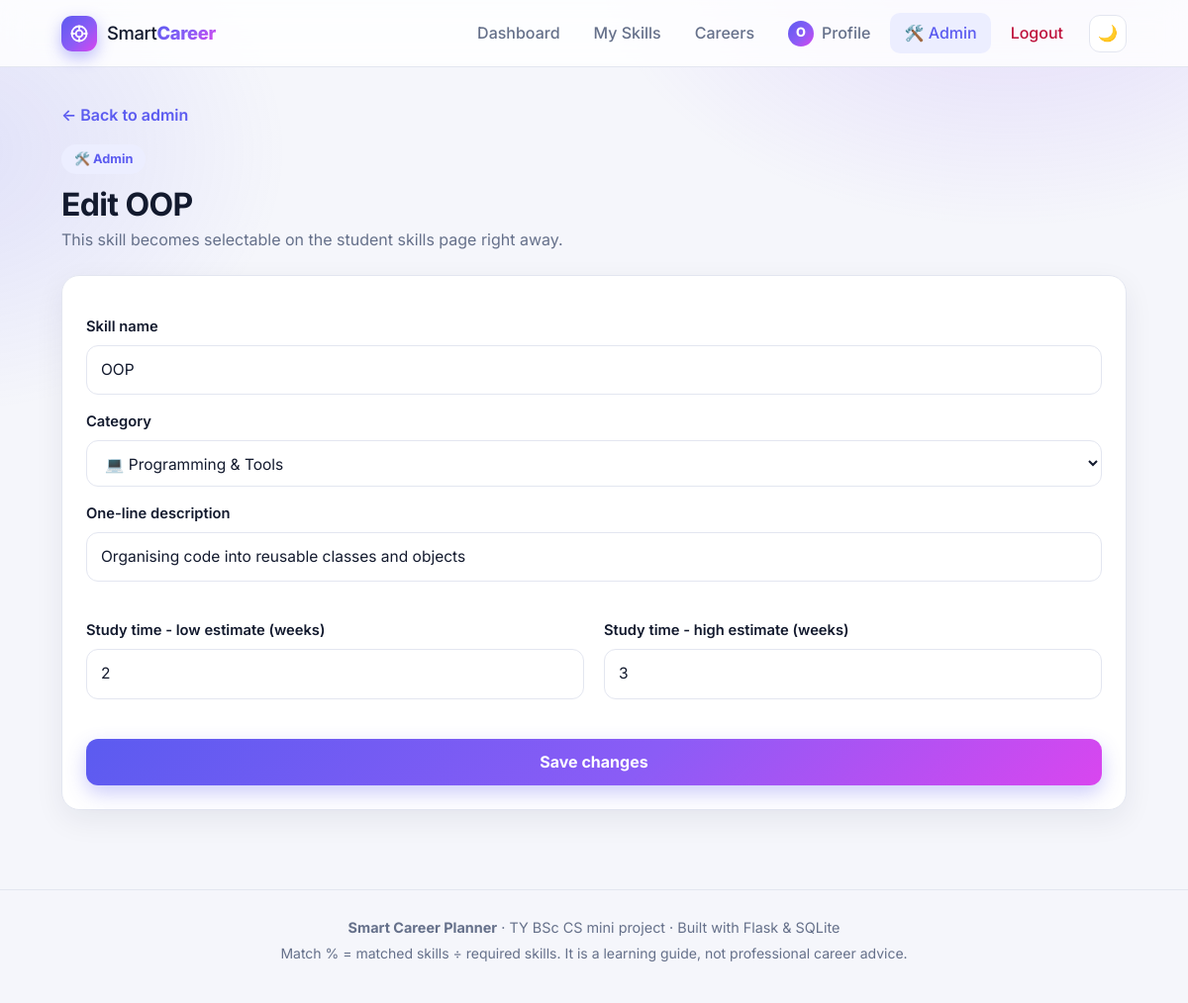
Page /admin/skills/2/edit (signed in) on the committed database.
### tables this page shows
CREATE TABLE users (
    id INTEGER PRIMARY KEY AUTOINCREMENT,
    name TEXT NOT NULL,
    email TEXT UNIQUE NOT NULL,
    password TEXT NOT NULL,
    course TEXT DEFAULT 'BSc Computer Science',
    year TEXT DEFAULT 'TY',
    created_at TEXT,
    last_login TEXT,
    is_admin INTEGER DEFAULT 0
);

CREATE TABLE skills (
    id INTEGER PRIMARY KEY AUTOINCREMENT,
    name TEXT UNIQUE NOT NULL,
    category_id INTEGER NOT NULL,
    description TEXT DEFAULT '',
    weeks_low INTEGER DEFAULT 2,
    weeks_high INTEGER DEFAULT 4,
    FOREIGN KEY(category_id) REFERENCES skill_categories(id)
);

CREATE TABLE skill_categories (
    id INTEGER PRIMARY KEY AUTOINCREMENT,
    name TEXT UNIQUE NOT NULL,
    icon TEXT DEFAULT '🔧',
    sort_order INTEGER DEFAULT 0
);

### app/admin.py (the view)
@bp.route("/skills/<int:skill_id>/edit", methods=["GET", "POST"])
@admin_required
def skill_edit(skill_id):
    skill = models.get_db().execute("SELECT * FROM skills WHERE id=?", (skill_id,)).fetchone()
    if skill is None:
        abort(404)
    return _skill_form(skill=skill)

### app/admin.py (called while the page is built, shortened)
def _skill_form(skill):
    db = models.get_db()
    categories = db.execute("SELECT * FROM skill_categories ORDER BY sort_order").fetchall()
    return render_template("admin/skill_form.html", skill=skill, categories=categories, form={})

### app/auth.py (called while the page is built)
def csrf_token():
    if "_csrf" not in session:
        session["_csrf"] = secrets.token_hex(16)
    return session["_csrf"]

@bp.before_app_request
def load_user():
    g.user = None
    if request.endpoint == "static":
        return
    user_id = session.get("user_id")
    if not user_id:
        return
    g.user = models.get_db().execute("SELECT * FROM users WHERE id=?", (user_id,)).fetchone()
    if g.user is None:
        session.pop("user_id", None)

@bp.before_app_request
def csrf_protect():
    if request.method == "POST":
        sent = request.form.get("_csrf", "")
        if not sent or not secrets.compare_digest(sent, session.get("_csrf", "")):
            abort(400)

def admin_required(view):
    @wraps(view)
    def wrapped(*args, **kwargs):
        if g.user is None:
            flash("Please log in to continue.", "info")
            return redirect(url_for("auth.login"))
        if not g.user["is_admin"]:
            abort(403)
        return view(*args, **kwargs)
    return wrapped

### app/models.py (called while the page is built)
def get_db():
    if "db" not in g:
        g.db = sqlite3.connect(current_app.config["DATABASE"])
        g.db.row_factory = sqlite3.Row
        g.db.execute("PRAGMA foreign_keys = ON")
    return g.db

### templates/admin/skill_form.html (shortened to what this page needs)
{% extends "base.html" %}
{% block content %}
<a class="back" href="{{ url_for('admin.dashboard') }}">← Back to admin</a>
<div class="page-head">
    <div>
        <span class="badge">🛠️ Admin</span>
        <h1>{{ 'Edit ' + skill['name'] if skill else 'New skill' }}</h1>
        <p class="muted">This skill becomes selectable on the student skills page right away.</p>
    </div>
</div>
<form method="POST" class="card form-card wide">
    <label for="name">Skill name</label>
    <input id="name" name="name" maxlength="40" required value="{{ form.get('name', skill['name'] if skill else '') }}">
    <label for="category_id">Category</label>
    <select id="category_id" name="category_id">
        {% for c in categories %}
        <option value="{{ c['id'] }}" {% if (skill and skill['category_id'] == c['id']) or form.get('category_id')|string == c['id']|string %}selected{% endif %}>{{ c['icon'] }} {{ c['name'] }}</option>
        {% endfor %}
    </select>
    <label for="description">One-line description</label>
    <input id="description" name="description" maxlength="120" value="{{ form.get('description', skill['description'] if skill else '') }}">
    <div class="grid two">
        <div>
            <label for="weeks_low">Study time - low estimate (weeks)</label>
            <input id="weeks_low" name="weeks_low" type="number" min="1" max="52" value="{{ form.get('weeks_low', skill['weeks_low'] if skill else 2) }}">
        </div>
        <div>
            <label for="weeks_high">Study time - high estimate (weeks)</label>
            <input id="weeks_high" name="weeks_high" type="number" min="1" max="52" value="{{ form.get('weeks_high', skill['weeks_high'] if skill else 4) }}">
        </div>
    </div>
    <button class="btn full" type="submit">{{ 'Save changes' if skill else 'Create skill' }}</button>
</form>
{% endblock %}

### templates/base.html (shortened to what this page needs)
<!DOCTYPE html>
<html lang="en">
<head>
    <link rel="stylesheet" href="{{ url_for('static', filename='style.css') }}">
</head>
<body>
<header class="navbar">
    <div class="nav-inner">
        <a class="brand" href="{{ url_for('main.index') }}">
            <span class="logo">
                <svg viewBox="0 0 24 24" width="20" height="20" fill="none" stroke="currentColor" stroke-width="2.2" stroke-linecap="round" stroke-linejoin="round"><circle cx="12" cy="12" r="9"/><circle cx="12" cy="12" r="4"/><path d="M12 3v3M12 18v3M3 12h3M18 12h3"/></svg>
            </span>
            <span>Smart<b>Career</b></span>
        </a>
        {% set ep = request.endpoint %}
        <nav class="navlinks" id="navLinks">
            {% if g.user %}
            <a href="{{ url_for('main.dashboard') }}" class="{{ 'active' if ep == 'main.dashboard' }}">Dashboard</a>
            <a href="{{ url_for('main.skills') }}" class="{{ 'active' if ep == 'main.skills' }}">My Skills</a>
            <a href="{{ url_for('main.careers') }}" class="{{ 'active' if ep in ('main.careers', 'main.career_detail') }}">Careers</a>
            <a href="{{ url_for('main.profile') }}" class="nav-profile {{ 'active' if ep == 'main.profile' }}">
                <span class="avatar sm">{{ g.user['name'][:1]|upper }}</span> Profile
            </a>
            {% if g.user['is_admin'] %}
            <a href="{{ url_for('admin.dashboard') }}" class="{{ 'active' if ep and ep.startswith('admin.') }}">🛠️ Admin</a>
            {% endif %}
            <a class="logout" href="{{ url_for('auth.logout') }}">Logout</a>
            {% else %}
            <a href="{{ url_for('auth.login') }}" class="{{ 'active' if ep == 'auth.login' }}">Login</a>
            <a class="btn small" href="{{ url_for('auth.register') }}">Register</a>
            {% endif %}
            <button class="icon-btn" id="themeToggle" type="button" aria-label="Toggle dark mode" title="Toggle dark mode">
                <span class="i-moon">🌙</span><span class="i-sun">☀️</span>
            </button>
        </nav>
    </div>
</header>
<main class="container">
    {% block content %}{% endblock %}
</main>
<footer class="footer">
    <p><b>Smart Career Planner</b> · TY BSc CS mini project · Built with Flask &amp; SQLite</p>
    <p class="small muted">Match % = matched skills ÷ required skills. It is a learning guide, not professional career advice.</p>
</footer>
</body>
</html>

### rows in the picture
users: name "O"
skills: name "Edit OOP", name "OOP", category_id "💻 Programming & Tools", description "Organising code into reusable classes and objects", weeks_low "2", weeks_high "3"

### other values in the picture
{{ 'Save changes' if skill else 'Create skill' }} "Save changes"
